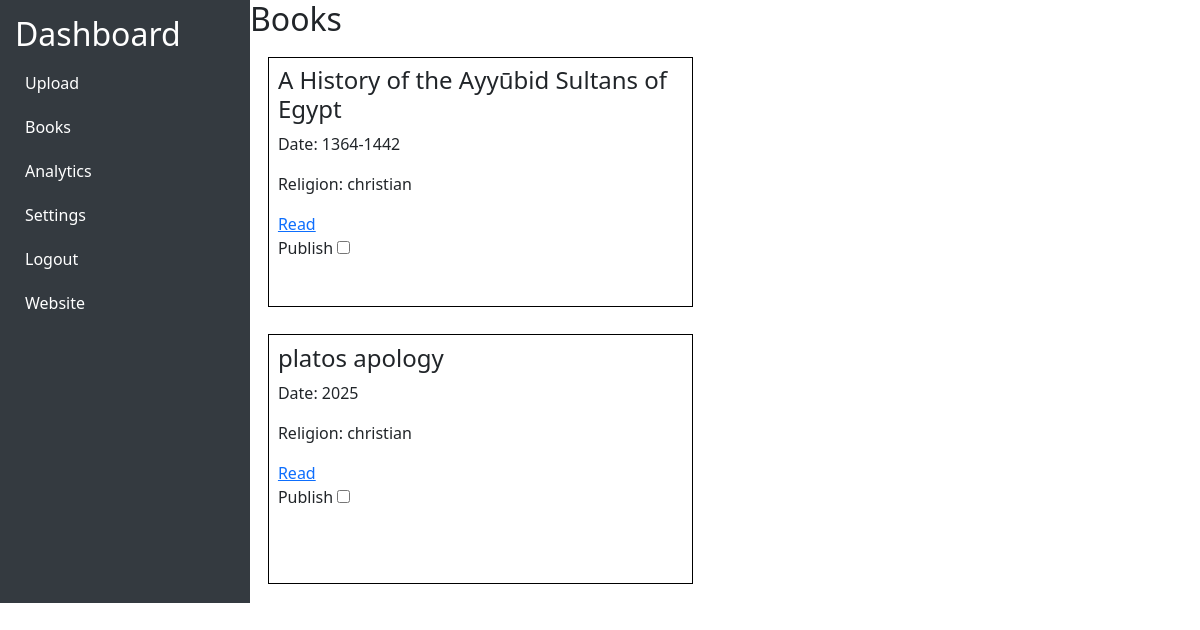
Before: /dashboard/books/ (signed in) with the older database file.
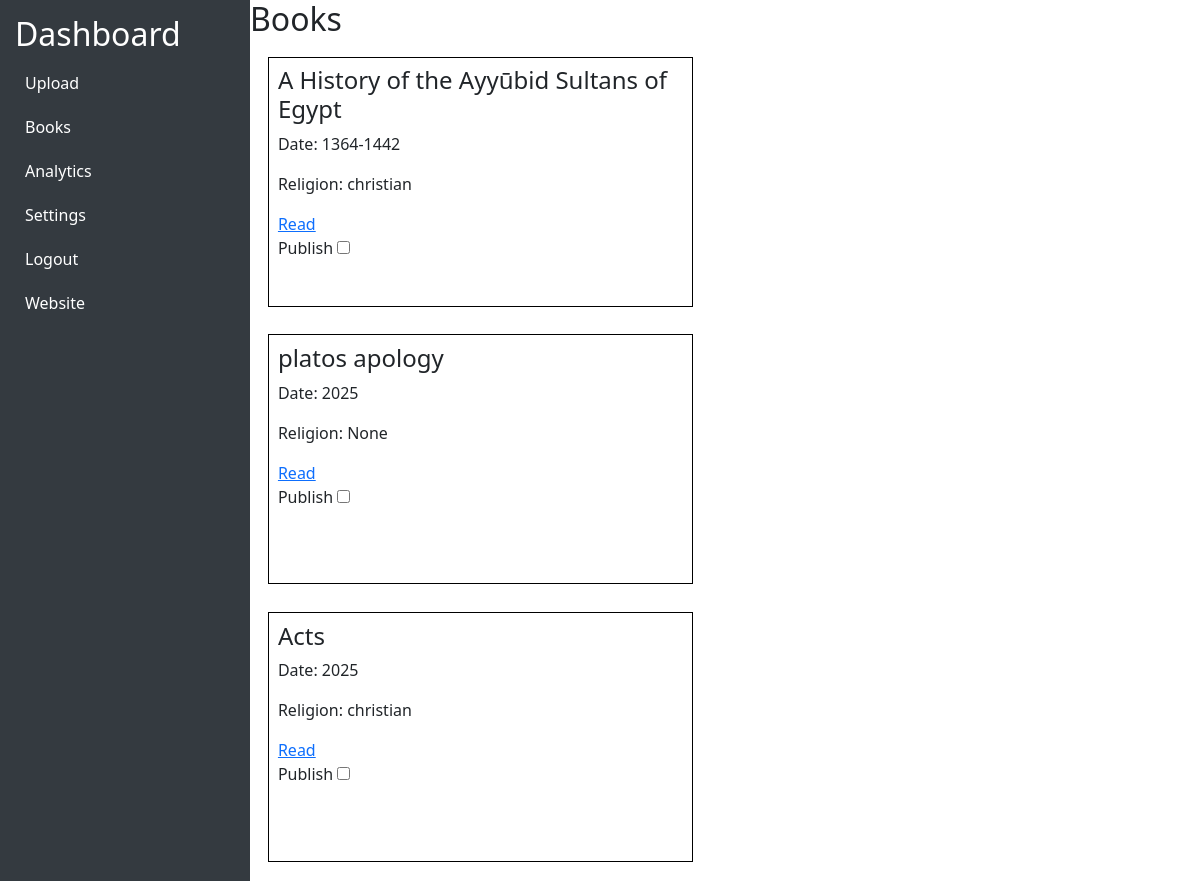
After: the same page with the newer database file.
### api/models.py (models this page shows, shortened)
class Book(models.Model):
    name = models.CharField(max_length=255)
    language = models.ForeignKey(Language, on_delete=models.CASCADE)
    date = models.CharField(max_length=255, default=None)
    religion = models.ForeignKey(Religion, on_delete=models.CASCADE)
    authors = models.CharField(max_length=255, blank=True, null=True, default=None)
    denomination = models.CharField(max_length=255, blank=True, null=True,default=None)
    translator = models.CharField(max_length=255, blank=True, null=True,default=None)
    book_id = models.CharField(max_length=255, blank=True, null=True,  default=None)
    description = models.CharField(max_length=255, blank=True, null=True, default=None)
    rights = models.CharField(max_length=255, blank=True, null=True, default=None)
    publisher = models.CharField(max_length=255, blank=True, null=True, default=None)
    image = models.ImageField(upload_to="book_images/", default="book_images/default.jpg")
    book_file = models.FileField(upload_to="books/", blank=True, null=True)
    is_published = models.BooleanField(default=False)

class Religion(models.Model):
    name = models.CharField(max_length=100, unique=True)

### dashboard/views.py (the view)
# urls.py: path("books/", books, name="books")
def books(request):
    book_objects = Book.objects.all()
    books_data = []
    for book in book_objects:
        books_data.append({
            "name": book.name,
            "language": book.language.name if book.language else None,
            "date": book.date,
            "religion": book.religion.name if book.religion else None,
            "authors": book.authors,
            "denomination": book.denomination,
            "translator": book.translator,
            "book_id": book.book_id,
            "description": book.description,
            "rights": book.rights,
            "publisher": book.publisher,
            "image_url": book.image.url if book.image else None,
            "file_url": book.book_file.url if book.book_file else None,
        })
    return render(request, "books.html", {"books": books_data})

### dashboard/templates/books.html (shortened to what this page needs)
{% extends 'dashbase.html' %}
{% load static %}
{% block extra_head_dash %}
<link rel="stylesheet" href="{% static '/dashboard/css/books.css' %}">
{% endblock %}
{% block content %}
<div>
    <H2>Books</H2>
    {% for book in books %}
    <div class="books-container">
        <div class="book-item">
            <h4>{{ book.name }}</h4>
            <p>Date: {{ book.date }}</p>
            <p>Religion: {{ book.religion }}</p>
            <a href="">Read</a>
            <div>
                <label for="publish-{{ book.id }}">Publish</label>
                <input
                    type="checkbox"
                    id="publish-{{ book.id }}"
                    name="publish-{{ book.id }}"
                >
            </div>
        </div>
    </div>
    {% endfor %}
</div>
{% endblock %}

Changed rows visible on the page:
now on this page (row unchanged): Religion: religion "None"
added Book: name "Acts", date "2025"
Other visible differences:
new list line: "platos apology 2025"
new list line: "Date: Religion: Read Publish ☐"
new list line: "christian"
list line gone: "platos apology 2025"
list line gone: "Date: Religion: Read Publish ☐"
list line gone: "christian"
